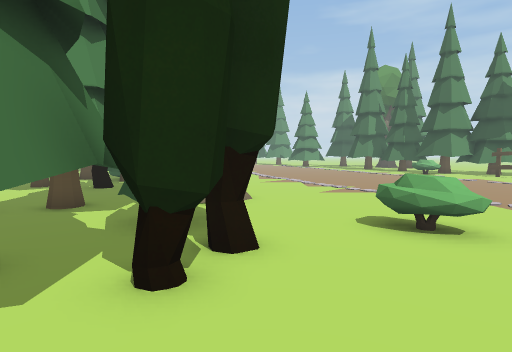
view 1 (above)

24 first-person views from a walk through a 3-D level made in the Unity game engine. The camera is 1.3 m above the floor, tilts 4° down and sees 80° across. The floor is counted in squares, 1 m on a side. Each view is taken from the middle of a square. On the plan, view 1 faces up. The plan holds only what a view shows up to about 14 squares ahead; the rest is blank. The place goes on beyond the plan. The player is left out. Some animated figures are left out.

view 2
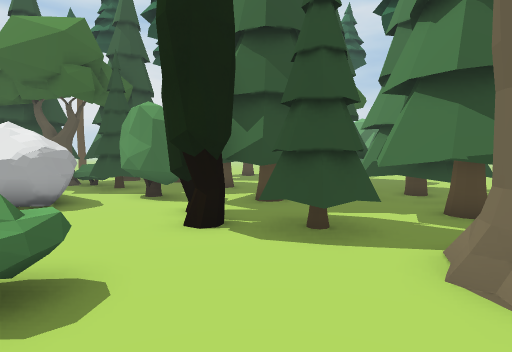

view 3
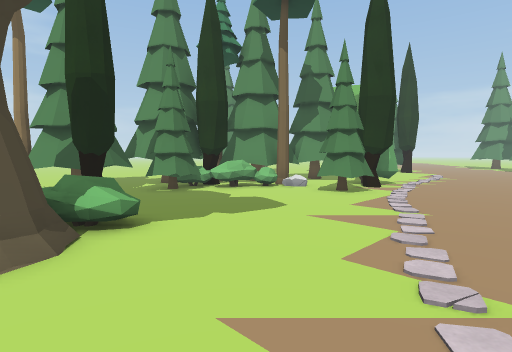

view 4
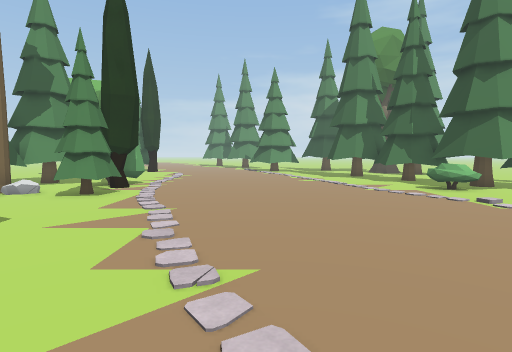

view 5
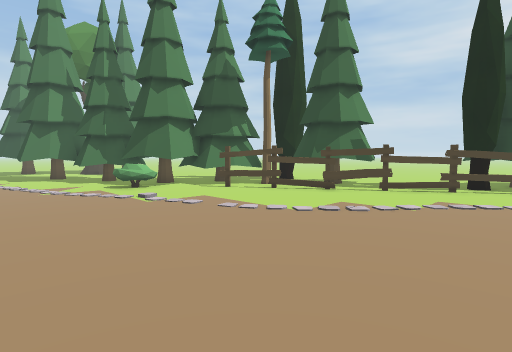

view 6
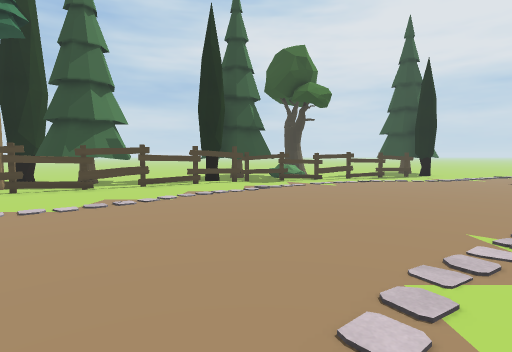

view 7
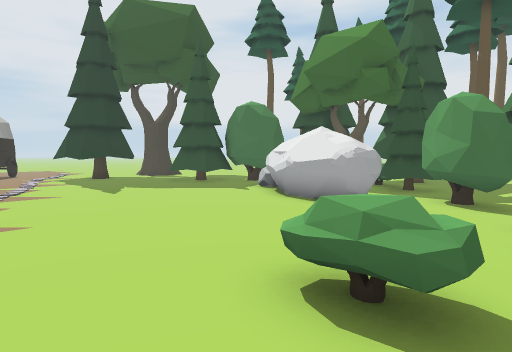

view 8
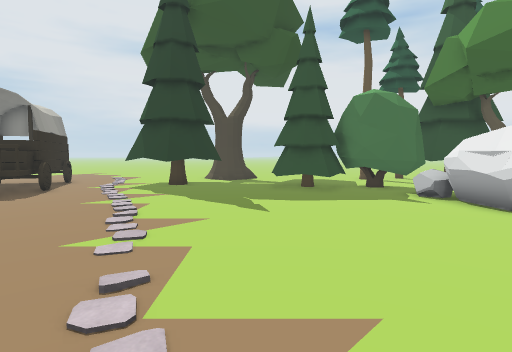

view 9
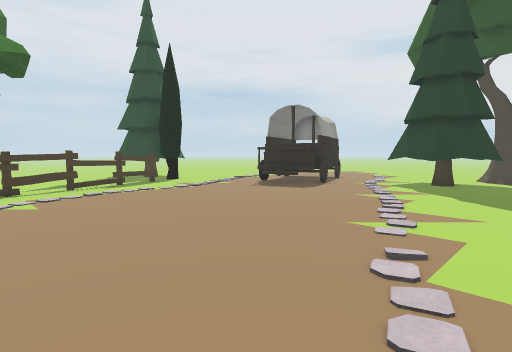

view 10
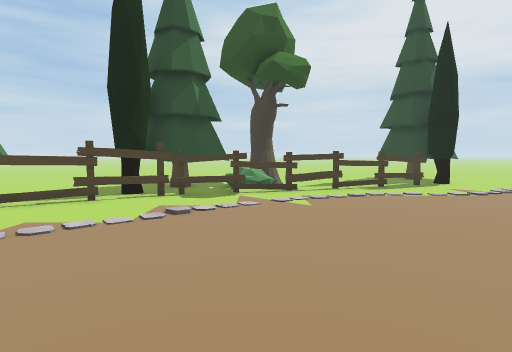

view 11
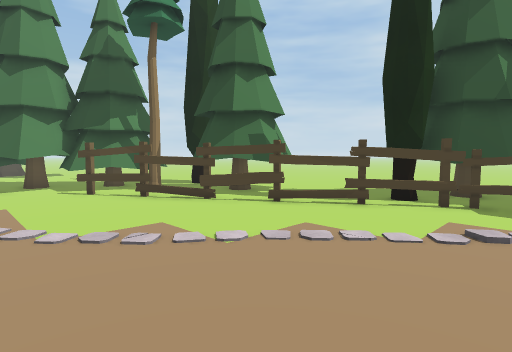

view 12
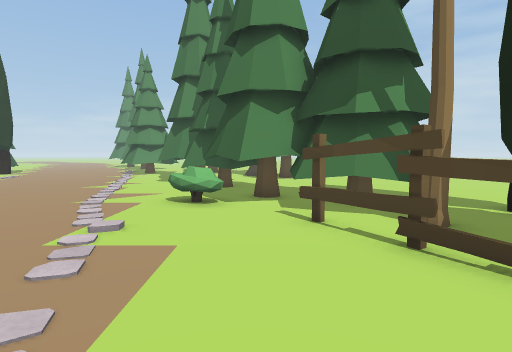

view 13
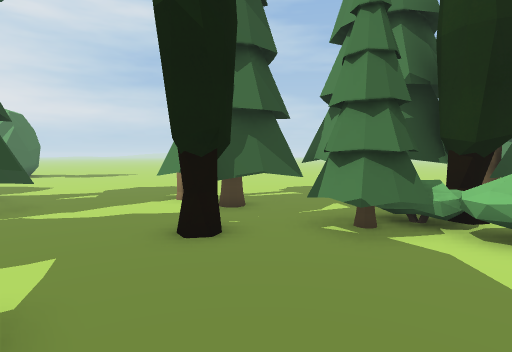

view 14
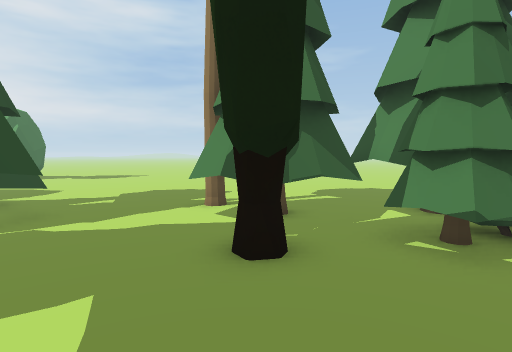

view 15
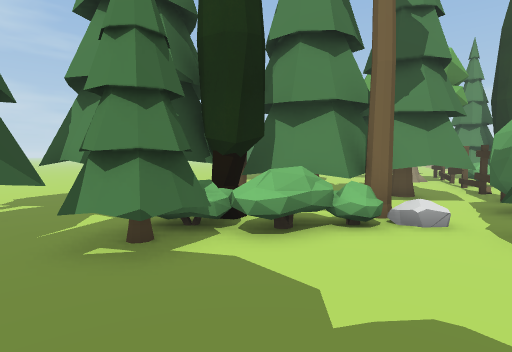

view 16
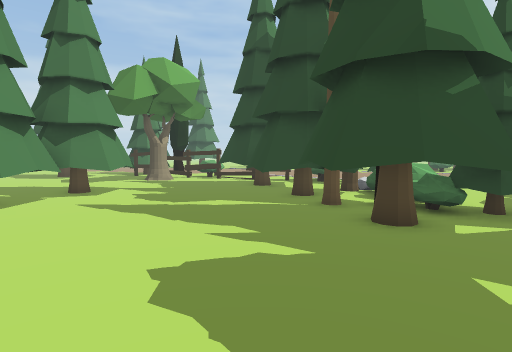

view 17
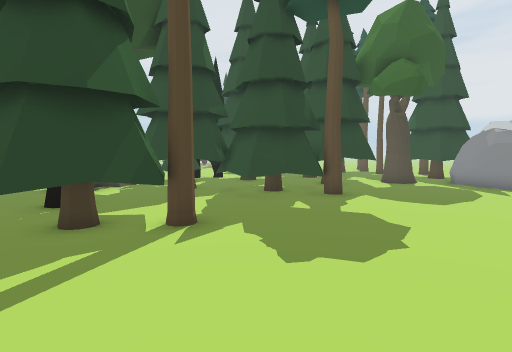

view 18
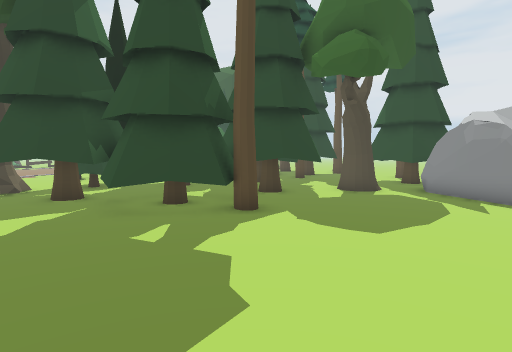

view 19
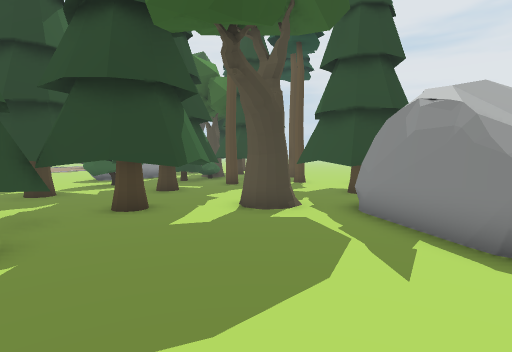

view 20
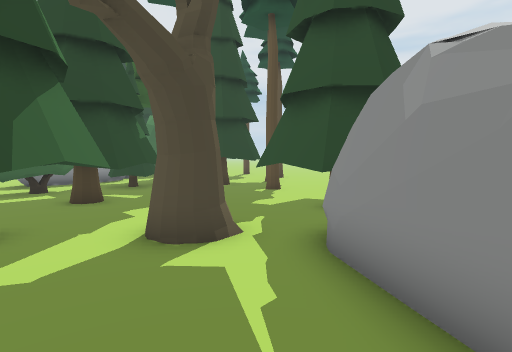

view 21
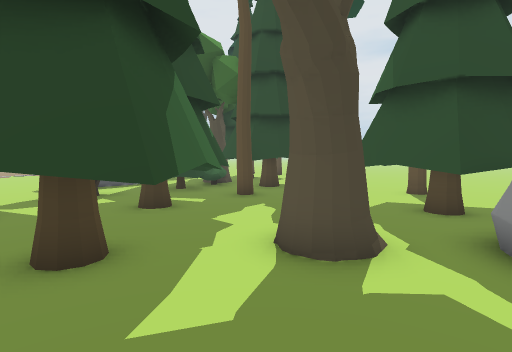

view 22
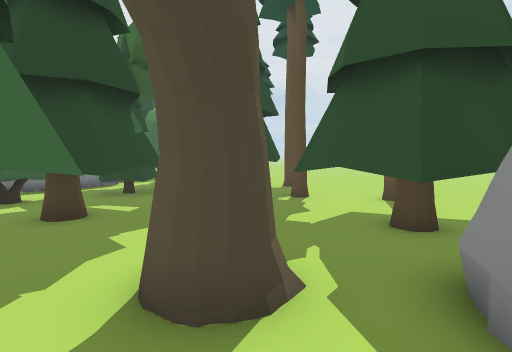

view 23
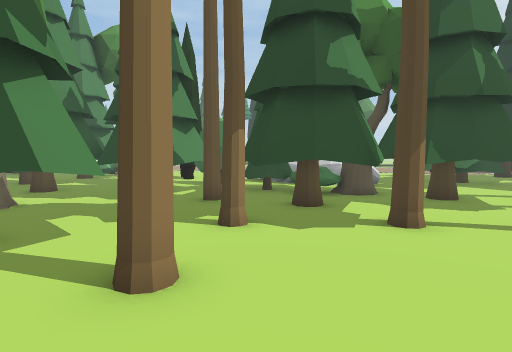

view 24
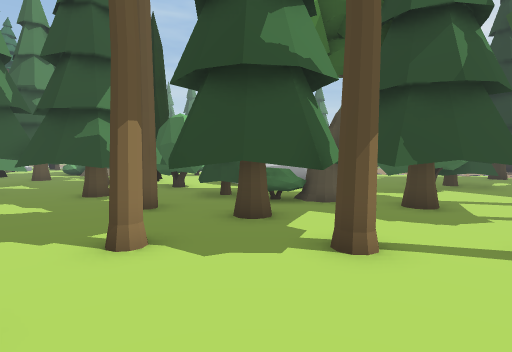

### Floor plan
Key: @ floor where view 1 was taken; # wall or solid block; . floor; = window, fence, low wall or low ledge; ^ raised ledge; T tree; B bush; H thing the floor can be seen under or through; O other object.
Columns run from 15 left of view 1 to 23 right of it. Each row starts with its distance up from view 1.
 25  TTTTT...  #.  .......... T  ......  ..
 24  TTTT...TTTT#  ..........TTTT...... ...
 23  T......TTTT  B...........TTT   ......
 22  .......TTTTBTT............TTTT  ....
 21  ......TT T.BTT...........BBTTT   ...
 20 ......TTTTT..TT...........BBTTTTT ..
 19 .......TTTTO.TT..............TTTT TT
 18 .....TTTTBB..TT..............#TT .TT
 17 ....TTTTTTB...................HTTTT
 16 ....TTTTBB....................H.TTT ...
 15 .....TTTTT.....................HTTTT...
 14 .....TTTTT.....................HHTTT...
 13 .....TTTT.......................=.  ..
 12 .....TTTTT......................HH. ..
 11 .....TTT.... BB..................HHTTT
 10 ............BBT..... .............HTTTT
  9 .........TTT TT.....  .............#TT
  8 .......T.TTTTTT....................#TTT
  7 ......TTTTTTTTT.... ...............##T
  6 ......TTTTTTTTT...B.................# T
  5 .....TTTTT.  TTT.BBB................# T
  4 .......TTTTTTTTT....................#..
  3 ......TTTTTTTTTT.....................#.
  2 .....TTTTT TTT.......................#
  1 ......TTTT   BB......................#.
  0 OO...TTTTTT  BB@OO....................#
 -1  OO..TT.TTTTTBB.OOO...................#
 -2  OOO.....TTTTT..OOO...................T
 -3  O  TTT...T.TTT.OOOO...................
 -4    TTTT...TT.BB.OOO.............OOO  ..
 -5    TTTTT..TTTBB...^=............OO
 -6     TTTT..TTTTTT..BB..T.........OO
 -7      T...TTTTTTTTTBBBTTT...TTT..OOO
 -8     ..TT...TTTTTTTBBBTTT..TTTT...OOO
 -9     .......T..TTTT.BBT  ..TTTT...OOOO
-10     ..........TTTT....    TT
-11      .......             TT.

Where each view was taken, in squares from view 1:
view 1: 0 up, 0 right, facing up
view 2: 9 up, 3 right, facing down-left
view 3: 9 up, 4 right, facing up-left
view 4: 9 up, 4 right, facing up
view 5: 8 up, 6 right, facing up-right
view 6: 8 up, 5 right, facing right
view 7: 8 up, 4 right, facing down
view 8: 5 up, 9 right, facing down
view 9: 6 up, 9 right, facing down-right
view 10: 6 up, 10 right, facing right
view 11: 7 up, 11 right, facing up-right
view 12: 12 up, 13 right, facing up
view 13: 13 up, 1 left, facing left
view 14: 12 up, 2 left, facing left
view 15: 13 up, 2 left, facing up-left
view 16: 14 up, 15 left, facing up-right
view 17: 14 up, 15 left, facing down-right
view 18: 10 up, 15 left, facing down-right
view 19: 5 up, 15 left, facing down-right
view 20: 2 up, 14 left, facing down-right
view 21: 3 up, 12 left, facing down-right
view 22: 1 up, 12 left, facing down-right
view 23: 11 down, 10 left, facing up-right
view 24: 11 down, 8 left, facing up-right
